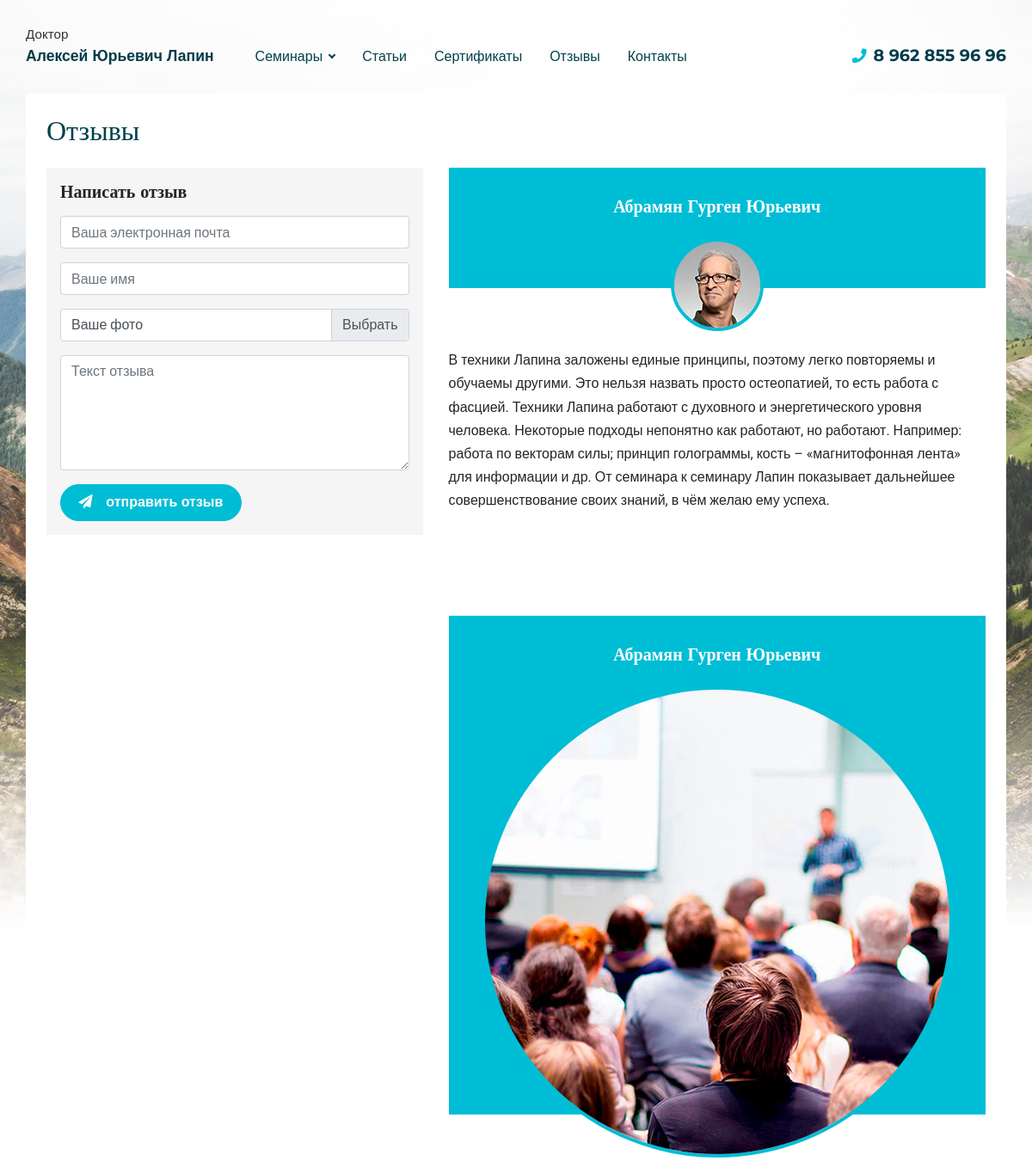
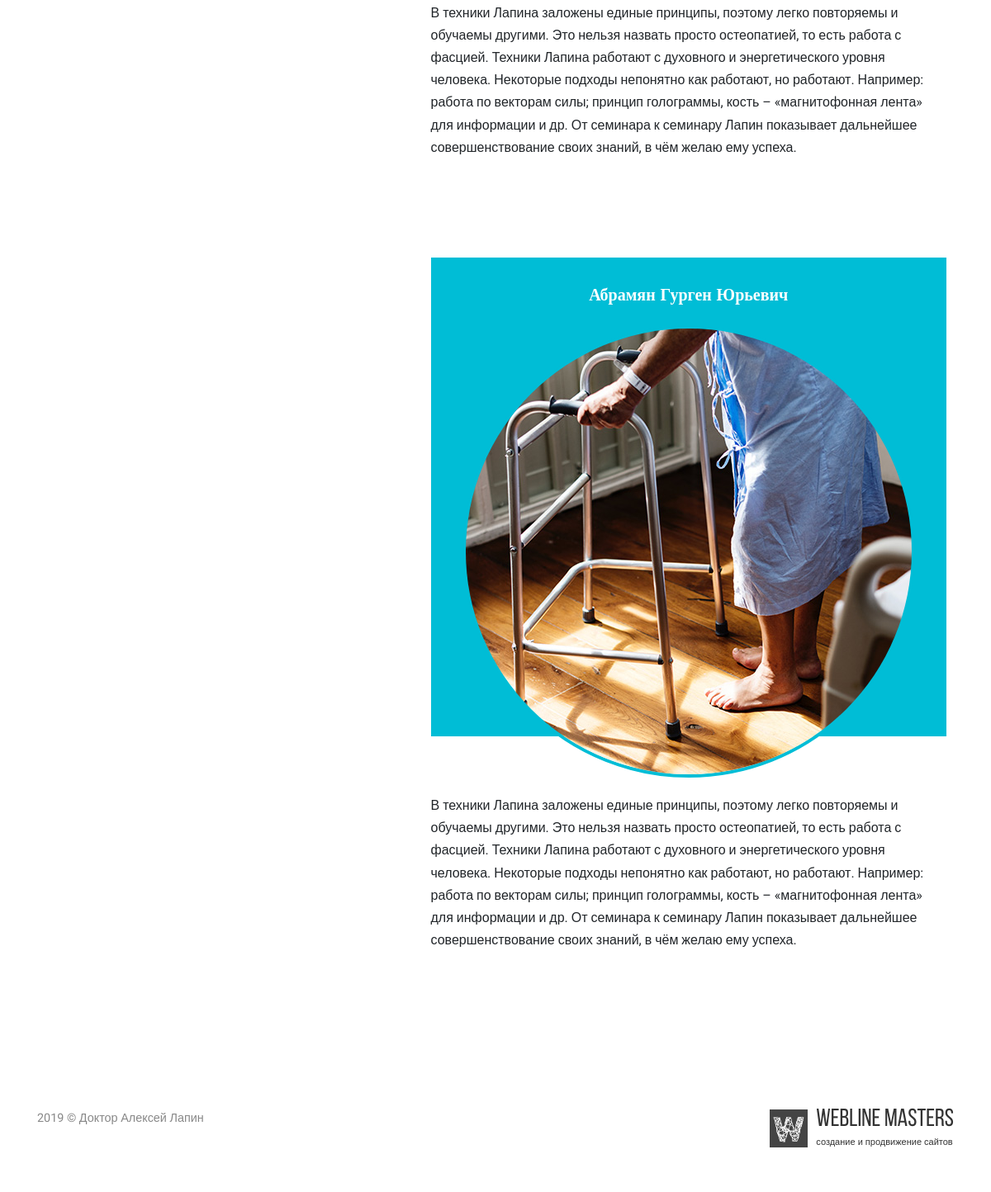
The app's page /reviews/ with its own data (2 pictures, top to bottom).
### contacts/models.py (models this page shows)
class Phone(models.Model):
    contact = models.ForeignKey(Contact, on_delete=models.CASCADE, verbose_name='Контакт', related_name='phones')
    phone = models.CharField(max_length=20, verbose_name='Телефон', null=True)
    class Meta:
        verbose_name = 'Телефон'
        verbose_name_plural = 'Телефоны'
    def __str__(self):
        return '%s' % self.phone

### reviews/models.py (models this page shows, shortened)
class Review(models.Model):
    email = models.EmailField(max_length=250, verbose_name='E-mail')
    name = models.CharField(max_length=250, verbose_name='Имя')
    text = models.TextField(verbose_name='Текст')
    published = models.BooleanField(default=False, verbose_name='Активно')
    created_date = models.DateTimeField(auto_now_add=True, verbose_name='Дата создания')
    def get_picture_url(self, filename):
        ext = filename.split('.')[-1]
        filename = '%s.%s' % (self.email, ext)
        return 'images/reviews/%s' % filename
    image = models.ImageField(upload_to=get_picture_url, verbose_name='Фото', null=True, blank=True)
    class Meta:
        verbose_name = 'Отзыв'
        verbose_name_plural = 'Все отзывы'
        ordering = ['-created_date']

### reviews/views.py (the view)
# urls.py: path('reviews/', include('reviews.urls')),
def reviews(request):
    reviews = Review.objects.filter(published=True)
    if request.method == 'POST':
        form = ReviewForm(request.POST, request.FILES)
        if form.is_valid():
            try:
                review = Review.objects.create(
                    email = form.cleaned_data['email'],
                    name = form.cleaned_data['name'],
                    text = form.cleaned_data['text'],
                    image = form.cleaned_data['image'],
                )
                current_site = get_current_site(request)
                mail_subject = 'Новый отзыв на сайте: ' + current_site.domain
                message = render_to_string('reviews/new_review_message.html', {
                    'domain': current_site.domain,
                    'review': review,
                })
                to_email = MailToString.objects.first().email
                email = EmailMessage(mail_subject, message, to=[to_email])
                email.send()
                messages.success(request, '<strong>Ваш отзыв отправлен!</strong> После модерации он появится на сайте.', extra_tags='success')
                form = ReviewForm()
            except:
                messages.success(request, '<strong>При отправке произошла ошибка!</strong> Повторите попытку позже.', extra_tags='danger')
    else:
        form = ReviewForm()
    context = {
        'form': form,
        'reviews': reviews,
    }
    return render(request, 'reviews/reviews.html', context)

### reviews/forms.py
class ReviewForm(forms.Form):
    def __init__(self, *args, **kwargs):
        super(ReviewForm, self).__init__(*args, **kwargs)
        self.fields['email'] = forms.EmailField(required=True, widget=forms.TextInput(attrs={'type': 'email', 'class': 'form-control', 'placeholder': 'Ваша электронная почта'}))
        self.fields['name'] = forms.CharField(required=True, widget=forms.TextInput(attrs={'class': 'form-control', 'placeholder': 'Ваше имя'}))
        self.fields['image'] = forms.ImageField(required=False, widget=forms.FileInput(attrs={'class': 'custom-file-input', 'lang': 'ru'}))
        self.fields['text'] = forms.CharField(required=True, widget=forms.Textarea(attrs={'class': 'form-control', 'rows': 5, 'placeholder': 'Текст отзыва'}))

### contacts/context_processors.py (called while the page is built)
def getting_phone(request):
    phone = Phone.objects.first()
    context = {
        'phone': phone,
    }
    return context

### templates/reviews/reviews.html (shortened to what this page needs)
{% extends 'base.html' %}
{% load imagefit %}
{% block content %}
    <div class="container bg-white p-4">
        <h1 class="display-4 text-secondary mt-0 mb-4">Отзывы</h1>
        <div class="row">
            <div class="col-lg-5">
                <form class="needs-validation gray p-3 mb-5" method="POST" action="{% url 'reviews' %}" enctype="multipart/form-data">
                    <h4 class="mt-0 mb-3">Написать отзыв</h4>
                    <div class="form-group">
                        {{ form.email }}
                    </div>
                    <div class="form-group">
                        {{ form.name }}
                    </div>
                    <div class="form-group">
                        <div class="custom-file">
                            <label class="custom-file-label">Ваше фото</label>
                        </div>
                    </div>
                    <div class="form-group">
                        {{ form.text }}
                    </div>
                    <button class="btn btn-primary add_review" type="submit"><i class="fas fa-paper-plane mr-3"></i>отправить отзыв </button>
                </form>
            </div>
            <div class="col-lg-7">
                {% for review in reviews %}
                    <div class="feedback-item bg-white mb-5 pb-5" id="f1">
                        <div class="feedback-item-header pt-2">
                            <h4 class="text-center m-0 text-white">{{ review.name }}</h4>
                            <img src="{{ review.image.url|resize:'100x100,C' }}" alt="" class="rounded-circle m-auto d-block">
                        </div>
                        <p>{{ review.text }}</p>
                    </div>
                {% endfor %}
            </div>
        </div>
    </div>
{% endblock content %}

### templates/header.html (shortened to what this page needs)
{% load flatpages %}
{% get_flatpages as flatpages %}
<nav class="navbar navbar-expand-lg navbar-light sticky">
    <div class="container p-0">
        <a class="navbar-brand" href="{% url 'index' %}"><span>Доктор</span> Алексей Юрьевич Лапин</a>
        <div class="collapse navbar-collapse mr-auto">
            <ul class="navbar-nav mr-auto">
                <li class="nav-item dropdown">
                    <a class="nav-link dropdown-toggle" href="{% url 'upcoming_seminars' %}">
                        Семинары
                    </a>
                </li>
                <li class="nav-item">
                    <a class="nav-link" href="{% url 'all_articles' %}">Статьи</a>
                </li>
                <li class="nav-item">
                    <a class="nav-link" href="{% url 'all_documents' %}">Сертификаты</a>
                </li>
                <li class="nav-item">
                    <a class="nav-link" href="{% url 'reviews' %}">Отзывы</a>
                </li>
                <li class="nav-item">
                    <a class="nav-link" href="{% url 'contacts' %}">Контакты</a>
                </li>
            </ul>
        </div>
        <span class="navbar-text d-none d-xl-block">
            <i class="fas fa-phone fa-sm mr-2"></i>{{ phone }}
        </span>
    </div>
</nav>

### dev_static/css/style.css (style rules this page uses)
html { position: relative; min-height: 100%; }
body { overflow-x: hidden; background-image: url('../images/bg.jpg'); background-repeat: no-repeat; background-position: top; }
.dropdown-toggle:after { -webkit-transition: -webkit-transform .1s ease-in-out; transition: -webkit-transform .1s ease-in-out; transition: transform .1s ease-in-out; transition: transform .1s ease-in-out, -webkit-transform .1s ease-in-out; }
.sticky { position: -webkit-sticky; position: sticky; top: 0; z-index: 1; -webkit-transition: .1s padding ease-in-out; transition: .1s padding ease-in-out; }
.gray { background-color: #f5f5f5; }
.feedback-item-header { background-color: #00bdd6; position: relative; margin-bottom: 70px; }
.feedback-item-header h4 { position: relative; bottom: -25px; }
.feedback-item-header img { bottom: -50px; position: relative; border: 4px solid #00bdd6; }
.feedback-item p { line-height: 1.7rem; }

### records on screen
Phone: phone "8 962 855 96 96"
Review: name "Абрамян Гурген Юрьевич", image|resize (picture), text "В техники Лапина заложены единые принципы, поэтому легко повторяемы и обучаемы другими. Это нельзя назвать просто остеопатией, то есть работа с фасцией. Техники Лапина работают с духовного и энергетического уровня человека. Некоторые подходы непонятно как работают, но работают. Например: работа по векторам силы; принцип голограммы, кость – «магнитофонная лента» для информации и др. От семинара к семинару Лапин показывает дальнейшее совершенствование своих знаний, в чём желаю ему успеха."
Review: name "Абрамян Гурген Юрьевич", image|resize (picture), text "В техники Лапина заложены единые принципы, поэтому легко повторяемы и обучаемы другими. Это нельзя назвать просто остеопатией, то есть работа с фасцией. Техники Лапина работают с духовного и энергетического уровня человека. Некоторые подходы непонятно как работают, но работают. Например: работа по векторам силы; принцип голограммы, кость – «магнитофонная лента» для информации и др. От семинара к семинару Лапин показывает дальнейшее совершенствование своих знаний, в чём желаю ему успеха."
Review: name "Абрамян Гурген Юрьевич", image|resize (picture), text "В техники Лапина заложены единые принципы, поэтому легко повторяемы и обучаемы другими. Это нельзя назвать просто остеопатией, то есть работа с фасцией. Техники Лапина работают с духовного и энергетического уровня человека. Некоторые подходы непонятно как работают, но работают. Например: работа по векторам силы; принцип голограммы, кость – «магнитофонная лента» для информации и др. От семинара к семинару Лапин показывает дальнейшее совершенствование своих знаний, в чём желаю ему успеха."
